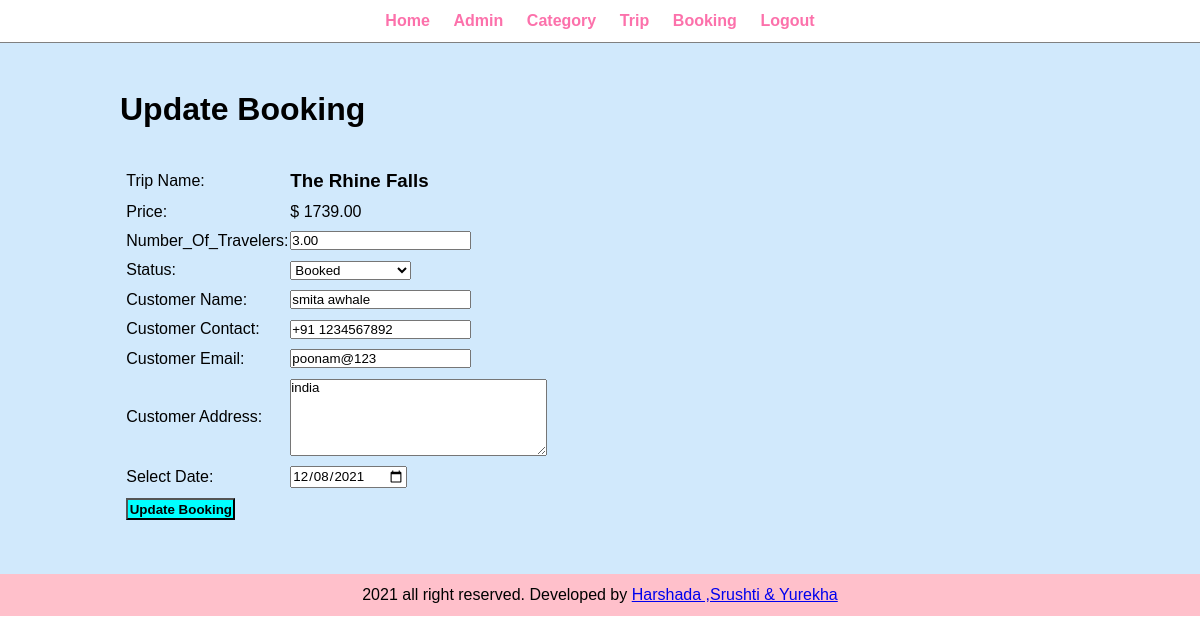
Screenshot of /admin/update-booking.php?id=9 (signed in) with the database file from the repository.
### tables this page shows
CREATE TABLE `tbl_booking` (
  `id` int(10) UNSIGNED NOT NULL,
  `trip` varchar(150) NOT NULL,
  `price` decimal(10,2) NOT NULL,
  `number_of_travelers` decimal(10,2) NOT NULL,
  `total` varchar(255) NOT NULL,
  `booking_date` date NOT NULL,
  `status` varchar(50) NOT NULL,
  `customer_name` varchar(150) NOT NULL,
  `customer_contact` varchar(20) NOT NULL,
  `customer_email` varchar(150) NOT NULL,
  `customer_address` varchar(255) NOT NULL,
  `select_date` date NOT NULL
);

### admin/update-booking.php (the view, shortened to what this page needs)
<?php include('partials/menu.php'); ?>
<div class="main-content">
    <div class="wrapper">
        <h1>Update Booking</h1>
        <br><br>
        <?php
            if(isset($_GET['id']))
            {
                $id=$_GET['id'];
                $sql = "SELECT * FROM tbl_booking WHERE id=$id";
                $res = mysqli_query($conn, $sql);
                $count = mysqli_num_rows($res);
                if($count==1)
                {
                    $row = mysqli_fetch_assoc($res);
                    $trip = $row['trip'];
                    $price = $row['price'];
                    $number_of_travelers = $row['number_of_travelers'];
                    $status = $row['status'];
                    $customer_name = $row['customer_name'];
                    $customer_contact = $row['customer_contact'];
                    $customer_email = $row['customer_email'];
                    $customer_address = $row['customer_address'];
                    $select_date = $row['select_date'];
                }
                else
                {
                    header('location:'.SITEURL.'admin/manage-booking.php');
                }
            }
            else
            {
                header('location:'.SITEURL.'admin/manage-booking.php');
            }
        ?>
        <form action="" method="POST">
            <table class="tbl-30">
                <tr>
                    <td>Trip Name:</td>
                    <td><h3> <?php echo $trip; ?> </h3></td>
                </tr>
                <tr>
                    <td>Price:</td>
                    <td> $ <?php echo $price; ?></td>
                </tr>
                <tr>
                    <td>Number_Of_Travelers:</td>
                    <td>
                        <input type="number" name="number_of_travelers" value="<?php echo $number_of_travelers; ?>">
                    </td>
                </tr>
                <tr>
                    <td>Status:</td>
                    <td>
                        <select name="status">
                            <option <?php if($status=="Booked"){echo "selected";} ?> value="Booked">Booked</option>
                        </select>
                    </td>
                </tr>
                <tr>
                    <td>Customer Name: </td>
                    <td>
                        <input type="text" name="customer_name" value="<?php echo $customer_name; ?>">
                    </td>
                </tr>
                <tr>
                    <td>Customer Contact: </td>
                    <td>
                        <input type="text" name="customer_contact" value="<?php echo $customer_contact; ?>">
                    </td>
                </tr>
                <tr>
                    <td>Customer Email: </td>
                    <td>
                        <input type="text" name="customer_email" value="<?php echo $customer_email; ?>">
                    </td>
                </tr>
                <tr>
                    <td>Customer Address: </td>
                    <td>
                        <textarea name="customer_address" cols="30" rows="5"><?php echo $customer_address; ?></textarea>
                    </td>
                </tr>
                <tr>
                    <td>Select Date: </td>
                    <td>
                        <input type="date" name="select_date" value="<?php echo $select_date; ?>">
                    </td>
                </tr>
                <tr>
                    <td clospan="2">
                        <input type="submit" name="submit" value="Update Booking" class="btn-secondary">
                    </td>
                </tr>
            </table>
        </form>
    </div>
</div>
<?php include('partials/footer.php'); ?>

### css/admin.css (style rules this page uses)
* { margin: 0; padding: 0; font-family: Arial, Helvetica, sans-serif; }
.wrapper { padding: 1%; width: 80%; margin: 0 auto; }
.tbl-30 { width: 30%; }
table tr td { padding: 1%; }
.btn-secondary { background-color:aqua; padding: 1%; color: black; text-decoration: none; font-weight: bold; }
.main-content { background-color: rgb(209, 233, 252); padding: 3% 0; }

### rows the page displays
tbl_booking: trip "The Rhine Falls", price "1739.00", number_of_travelers "3.00", status "Booked", customer_name "smita awhale", customer_contact "+91 1234567892", customer_email "poonam@123", customer_address "india", select_date "12/08/2021"
